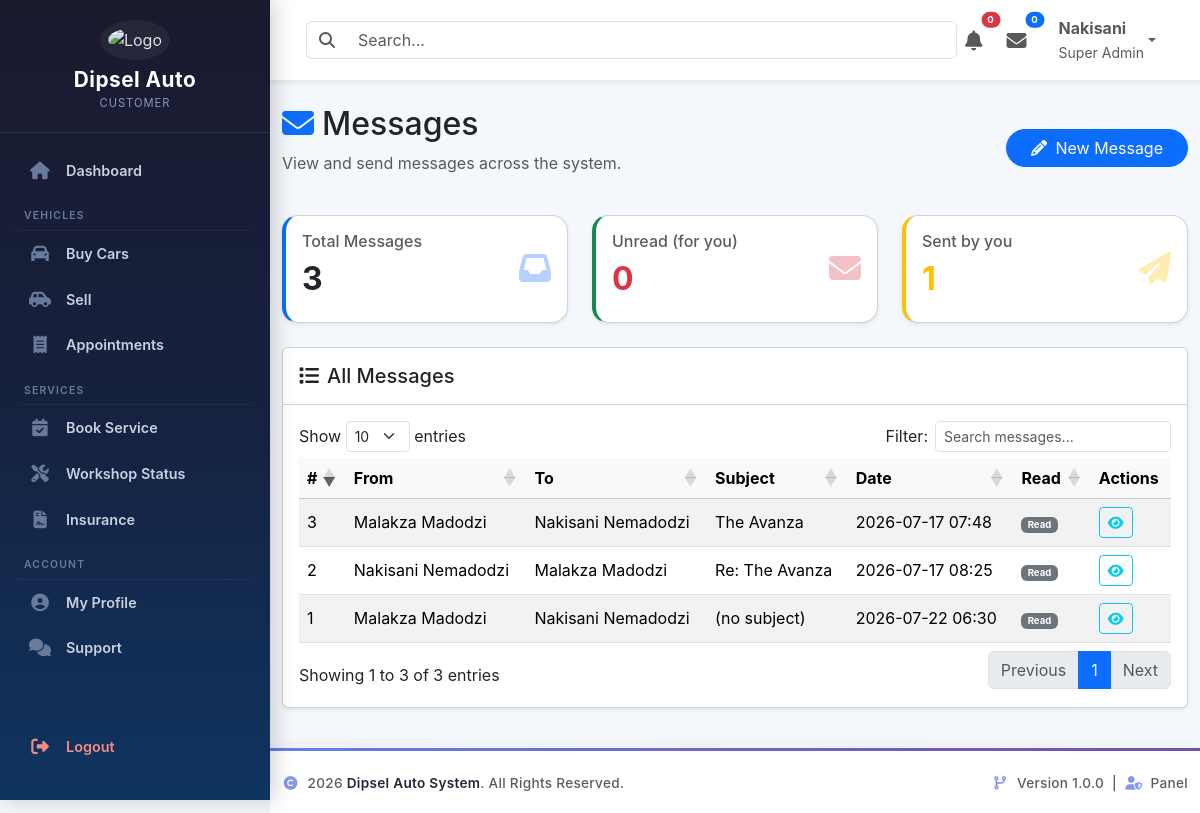
Page /dashboard/CRM/index.php (signed in) on the committed database.
### tables this page shows
CREATE TABLE `persons` (
  `person_id` int(11) NOT NULL,
  `uuid` char(36) NOT NULL,
  `first_name` varchar(100) NOT NULL,
  `middle_name` varchar(100) DEFAULT NULL,
  `last_name` varchar(100) NOT NULL,
  `gender` enum('Male','Female','Other') NOT NULL,
  `date_of_birth` date DEFAULT NULL,
  `id_number` varchar(20) DEFAULT NULL,
  `passport_number` varchar(30) DEFAULT NULL,
  `phone` varchar(20) NOT NULL,
  `email` varchar(150) NOT NULL,
  `password` varchar(255) NOT NULL,
  `profile_photo` varchar(255) DEFAULT NULL,
  `country` varchar(100) DEFAULT 'South Africa',
  `province` varchar(100) DEFAULT NULL,
  `city` varchar(100) DEFAULT NULL,
  `address` text DEFAULT NULL,
  `postal_code` varchar(20) DEFAULT NULL,
  `role` enum('Customer','Employee','Admin','SuperAdmin') NOT NULL DEFAULT 'Customer',
  `status` enum('Active','Inactive','Suspended') NOT NULL DEFAULT 'Active',
  `email_verified` tinyint(1) DEFAULT 0,
  `last_login` datetime DEFAULT NULL,
  `created_at` timestamp NULL DEFAULT current_timestamp(),
  `updated_at` timestamp NULL DEFAULT current_timestamp() ON UPDATE current_timestamp(),
  `reset_token` varchar(255) DEFAULT NULL,
  `reset_token_expiry` datetime DEFAULT NULL
);

CREATE TABLE `messages` (
  `message_id` int(11) NOT NULL,
  `sender_person_id` int(11) NOT NULL,
  `receiver_person_id` int(11) NOT NULL,
  `vehicle_id` int(11) DEFAULT NULL,
  `subject` varchar(150) DEFAULT NULL,
  `message` text NOT NULL,
  `is_read` enum('Yes','No') DEFAULT 'No',
  `sent_at` timestamp NOT NULL DEFAULT current_timestamp()
);

### includes/auth.php (called while the page is built, shortened)
<?php
require_once __DIR__ . '/../config/database.php';
$sql = "
SELECT
    p.*,
    a.admin_id,
    a.admin_level,
    a.admin_number
FROM persons p
LEFT JOIN admins a
    ON p.person_id = a.person_id
WHERE p.person_id = ?
LIMIT 1
";
$stmt = $pdo->prepare($sql);
$stmt->execute([$_SESSION['person_id']]);
$currentUser = $stmt->fetch(PDO::FETCH_ASSOC);

### dashboard/CRM/index.php (the view, shortened to what this page needs)
<?php
require_once '../../includes/auth.php';
require_once '../../config/database.php';
$unreadCount = $pdo->query("SELECT COUNT(*) FROM messages WHERE receiver_person_id = " . (int)$currentUser['person_id'] . " AND is_read = 'No'")->fetchColumn();
$sql = "
    SELECT
        m.*,
        s.first_name AS sender_first, s.last_name AS sender_last, s.person_id AS sender_id,
        r.first_name AS receiver_first, r.last_name AS receiver_last, r.person_id AS receiver_id
    FROM messages m
    LEFT JOIN persons s ON m.sender_person_id = s.person_id
    LEFT JOIN persons r ON m.receiver_person_id = r.person_id
    ORDER BY m.sent_at DESC
";
$messages = $pdo->query($sql);
?>
<!DOCTYPE html>
<html lang="en">
<head>
    <link href="https://cdn.jsdelivr.net/npm/bootstrap@5.3.3/dist/css/bootstrap.min.css" rel="stylesheet">
    <link rel="stylesheet" href="https://cdnjs.cloudflare.com/ajax/libs/font-awesome/6.7.2/css/all.min.css">
    <link rel="stylesheet" href="https://cdn.datatables.net/1.13.7/css/dataTables.bootstrap5.min.css">
    <link rel="stylesheet" href="https://cdnjs.cloudflare.com/ajax/libs/select2/4.0.13/css/select2.min.css" />
</head>
<body>
<?php include '../../includes/sidebar.php'; ?>
<div class="dashboard-wrapper">
    <?php include '../../includes/navbar.php'; ?>
    <div class="container-fluid mt-4">
        <div class="page-header d-flex justify-content-between align-items-center mb-4">
            <div>
                <h2><i class="fas fa-envelope text-primary me-2"></i>Messages</h2>
                <p class="text-muted">View and send messages across the system.</p>
            </div>
            <button class="btn btn-primary rounded-pill px-4" data-bs-toggle="modal" data-bs-target="#composeModal">
                <i class="fas fa-pencil-alt me-1"></i> New Message
            </button>
        </div>
        <div class="row g-4 mb-4">
            <div class="col-md-4">
                <div class="card stat-card h-100 shadow-sm">
                    <div class="card-body d-flex align-items-center">
                        <div class="flex-grow-1">
                            <h6 class="text-muted">Total Messages</h6>
                            <h2 class="fw-bold"><?= $pdo->query("SELECT COUNT(*) FROM messages")->fetchColumn() ?></h2>
                        </div>
                        <div class="stat-icon text-primary"><i class="fas fa-inbox"></i></div>
                    </div>
                </div>
            </div>
            <div class="col-md-4">
                <div class="card stat-card h-100 shadow-sm" style="border-left-color:#198754;">
                    <div class="card-body d-flex align-items-center">
                        <div class="flex-grow-1">
                            <h6 class="text-muted">Unread (for you)</h6>
                            <h2 class="fw-bold text-danger"><?= $unreadCount ?></h2>
                        </div>
                        <div class="stat-icon text-danger"><i class="fas fa-envelope"></i></div>
                    </div>
                </div>
            </div>
            <div class="col-md-4">
                <div class="card stat-card h-100 shadow-sm" style="border-left-color:#ffc107;">
                    <div class="card-body d-flex align-items-center">
                        <div class="flex-grow-1">
                            <h6 class="text-muted">Sent by you</h6>
                            <h2 class="fw-bold text-warning"><?= $pdo->query("SELECT COUNT(*) FROM messages WHERE sender_person_id = " . (int)$currentUser['person_id'])->fetchColumn() ?></h2>
                        </div>
                        <div class="stat-icon text-warning"><i class="fas fa-paper-plane"></i></div>
                    </div>
                </div>
            </div>
        </div>
        <div class="card shadow-sm">
            <div class="card-header bg-white py-3">
                <h5 class="mb-0"><i class="fas fa-list me-2"></i>All Messages</h5>
            </div>
            <div class="card-body">
                <div class="table-responsive">
                    <table id="messagesTable" class="table table-striped table-hover align-middle">
                        <thead class="table-light">
                            <tr>
                                <th>#</th>
                                <th>From</th>
                                <th>To</th>
                                <th>Subject</th>
                                <th>Date</th>
                                <th>Read</th>
                                <th>Actions</th>
                            </tr>
                        </thead>
                        <tbody>
                        <?php $counter = 1; while ($row = $messages->fetch()):
                            $sender = ($row['sender_first'] ? $row['sender_first'] . ' ' . $row['sender_last'] : 'Unknown');
                            $receiver = ($row['receiver_first'] ? $row['receiver_first'] . ' ' . $row['receiver_last'] : 'Unknown');
                            $isRead = $row['is_read'] === 'Yes';
                        ?>
                            <tr>
                                <td><?= $counter++ ?></td>
                                <td><?= htmlspecialchars($sender) ?></td>
                                <td><?= htmlspecialchars($receiver) ?></td>
                                <td><?= htmlspecialchars($row['subject'] ?: '(no subject)') ?></td>
                                <td><?= date('Y-m-d H:i', strtotime($row['sent_at'])) ?></td>
                                <td>
                                    <?php if ($isRead): ?>
                                        <span class="badge bg-secondary">Read</span>
                                    <?php else: ?>
                                        <span class="badge bg-danger">Unread</span>
                                    <?php endif; ?>
                                </td>
                                <td>
                                    <button class="btn btn-sm btn-outline-info" onclick="viewMessage(<?= $row['message_id'] ?>)"><i class="fas fa-eye"></i></button>
                                </td>
                            </tr>
                        <?php endwhile; ?>
                        </tbody>
                    </table>
                </div>
            </div>
        </div>
    </div>
    <?php include '../../includes/footer.php'; ?>
</body>
</html>

### includes/navbar.php (shortened to what this page needs)
<nav class="navbar navbar-expand-lg bg-white shadow-sm sticky-top px-4 py-2">
    <div class="container-fluid">
        <form class="d-flex flex-grow-1">
            <div class="input-group">
                <span class="input-group-text bg-white border-end-0">
                    <i class="fas fa-search text-muted"></i>
                </span>
                <input
                    type="search"
                    class="form-control border-start-0"
                    placeholder="Search..."
                >
            </div>
        </form>
        <ul class="navbar-nav ms-auto align-items-center">
            <li class="nav-item dropdown me-2">
                <a class="nav-link position-relative" href="#" data-bs-toggle="dropdown">
                    <i class="fas fa-bell fa-lg"></i>
                    <span class="badge rounded-pill bg-danger position-absolute top-0 start-100 translate-middle">
                        0
                    </span>
                </a>
            </li>
            <li class="nav-item dropdown me-3">
                <a class="nav-link position-relative" href="#" data-bs-toggle="dropdown">
                    <i class="fas fa-envelope fa-lg"></i>
                    <span class="badge rounded-pill bg-primary position-absolute top-0 start-100 translate-middle">
                        0
                    </span>
                </a>
            </li>
            <li class="nav-item dropdown">
                <a class="nav-link dropdown-toggle d-flex align-items-center"
                   href="#"
                   data-bs-toggle="dropdown">
                    <div class="d-none d-sm-block">
                        <strong>
                            <?= htmlspecialchars($currentUser['first_name']) ?>
                        </strong>
                        <br>
                        <small class="text-muted">
                            <?= htmlspecialchars($currentUser['admin_level'] ?? 'Super Admin') ?>
                        </small>
                    </div>
                </a>
            </li>
        </ul>
    </div>
</nav>

### dashboard/CRM/index.php (style rules this page uses)
body { font-family: 'Inter', sans-serif; background: #f4f7fc; }
.dashboard-wrapper { margin-left: 270px; min-height: 100vh; background: #f4f7fc; transition: all 0.3s; }
.stat-card { border-left: 4px solid #0d6efd; transition: transform 0.2s, box-shadow 0.2s; border-radius: 16px; box-shadow: 0 4px 20px rgba(0,0,0,0.04); background: #fff; }
.stat-icon { font-size: 2rem; opacity: 0.3; }

### includes/navbar.php (style rules this page uses)
.navbar { background:#fff; border-bottom:1px solid #ececec; z-index:1040; }
.navbar .form-control { box-shadow:none; }
.badge { font-size:.6rem; }

### rows in the picture
persons: first_name "Nakisani"
messages: sender_person.last_name "Malakza Madodzi", receiver_person.last_name "Nakisani Nemadodzi", subject "(no subject)", sent_at "2026-07-22 06:30", is_read "Read"
messages: sender_person.last_name "Nakisani Nemadodzi", receiver_person.last_name "Malakza Madodzi", subject "Re: The Avanza", sent_at "2026-07-17 08:25", is_read "Read"
messages: sender_person.last_name "Malakza Madodzi", receiver_person.last_name "Nakisani Nemadodzi", subject "The Avanza", sent_at "2026-07-17 07:48", is_read "Read"

### other values in the picture
$userRole "CUSTOMER"
$item['label'] "Dashboard"
$section['title'] "VEHICLES"
$item['label'] "Buy Cars"
$item['label'] "Sell"
$item['label'] "Appointments"
$section['title'] "SERVICES"
$item['label'] "Book Service"
$item['label'] "Workshop Status"
$item['label'] "Insurance"
$section['title'] "ACCOUNT"
$item['label'] "My Profile"
$item['label'] "Support"
$item['label'] "Logout"
$currentUser['admin_level'] "Super Admin"
